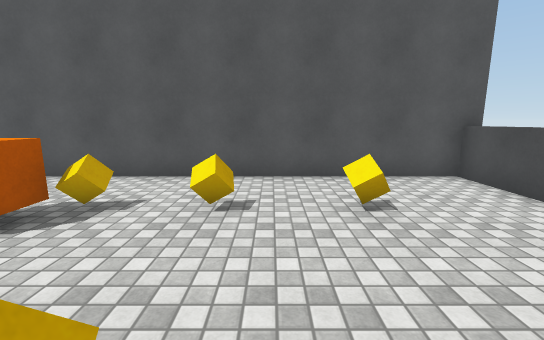
view 1 (above)

19 first-person views from a walk through a 3-D level made in the Unity game engine. The camera is 1.5 m above the floor, tilts 10° down and sees 90° across. Doors are open. The floor is counted in squares, 1 m on a side. Each view is taken from the middle of a square. On the plan, view 1 faces up. The plan holds only what a view shows up to about 14 squares ahead; the rest is blank. The place goes on beyond the plan. The player is left out. Surface patterns are stand-ins for the level's own textures.

view 2
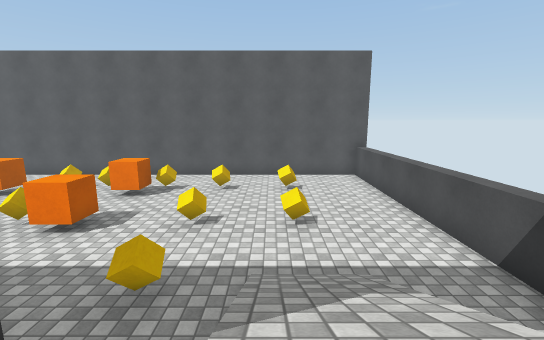

view 3
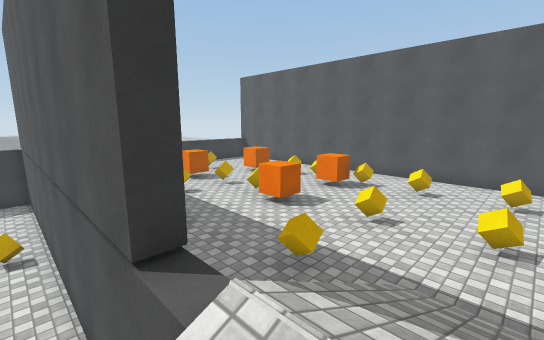

view 4
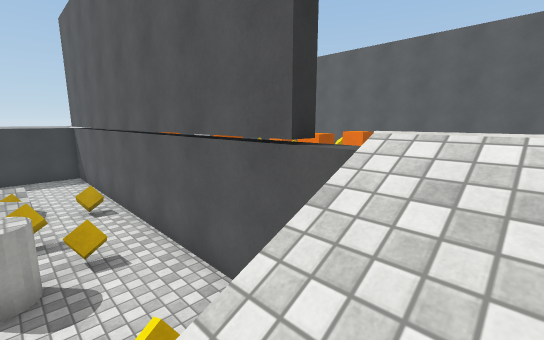

view 5
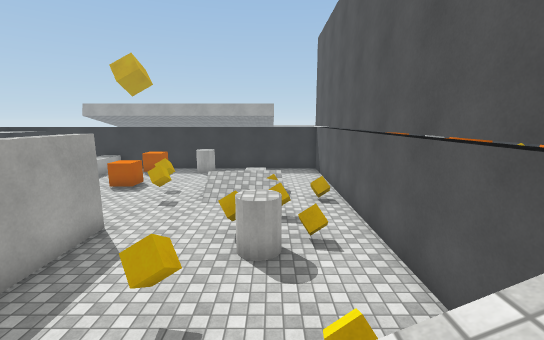

view 6
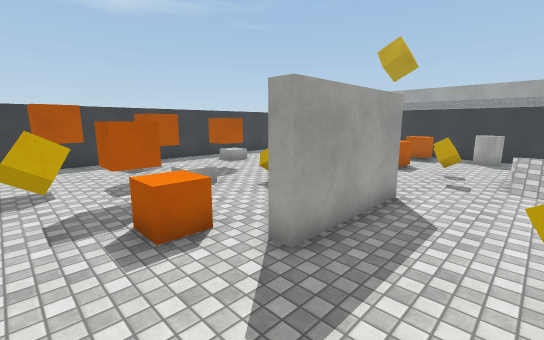

view 7
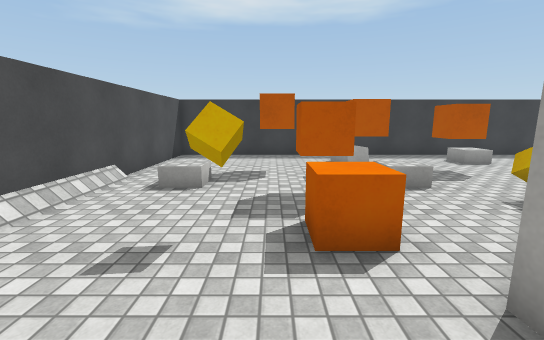

view 8
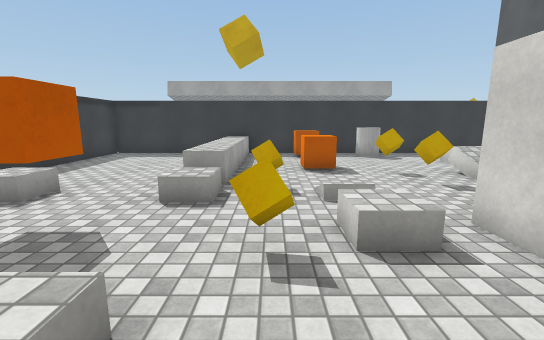

view 9
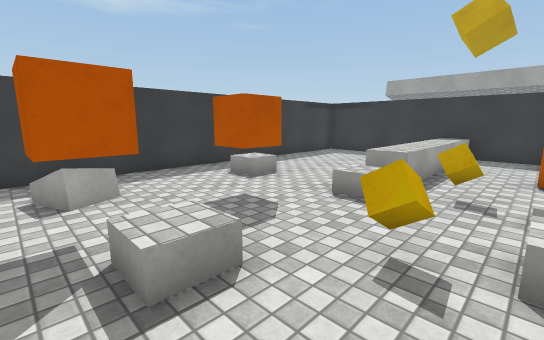

view 10
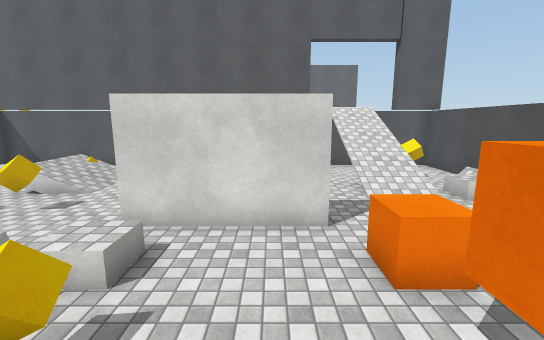

view 11
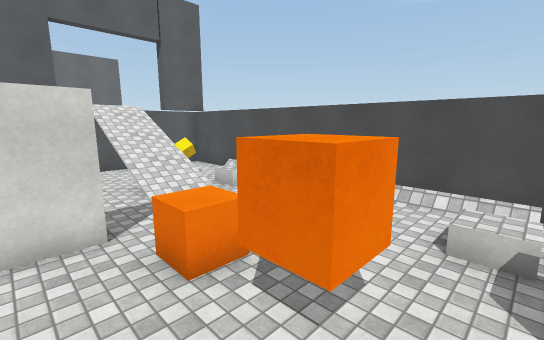

view 12
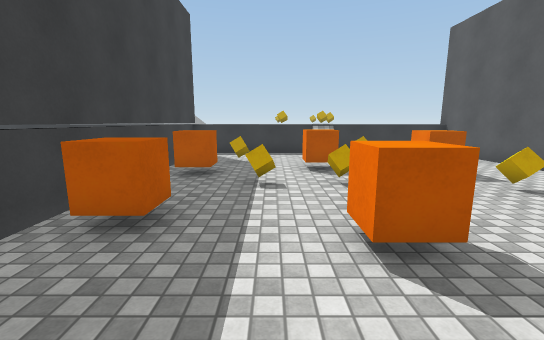

view 13
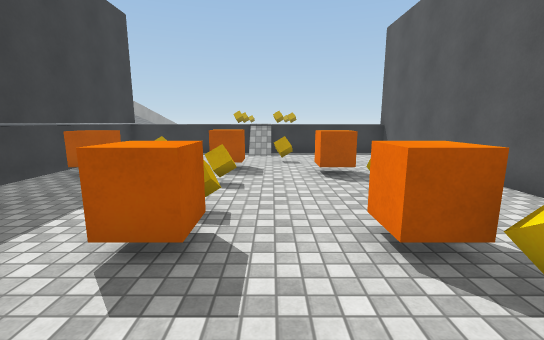

view 14
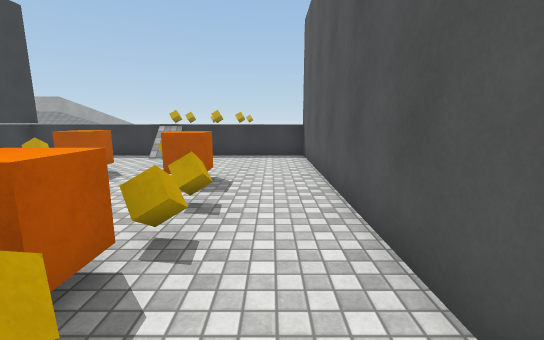

view 15
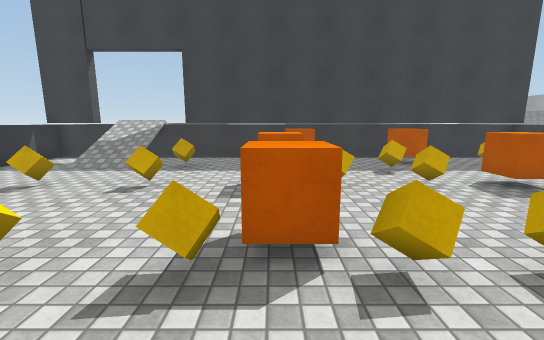

view 16
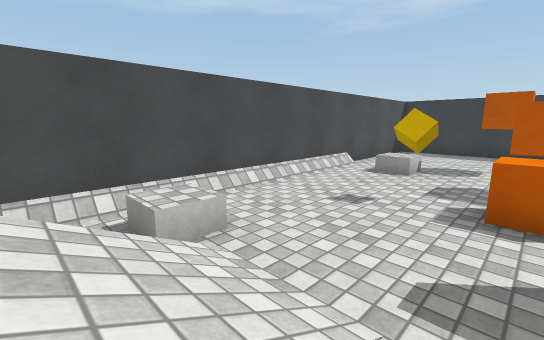

view 17
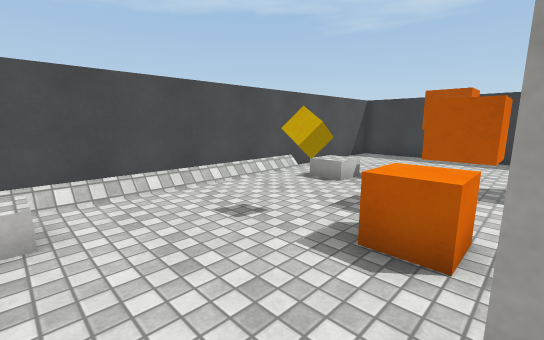

view 18
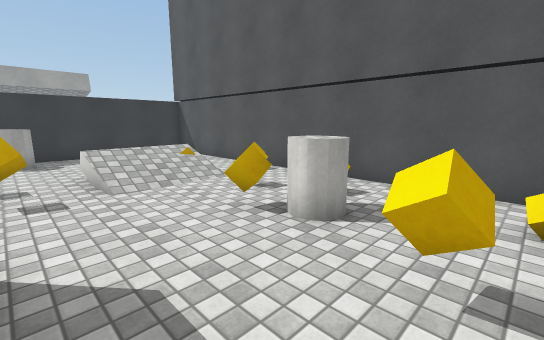

view 19
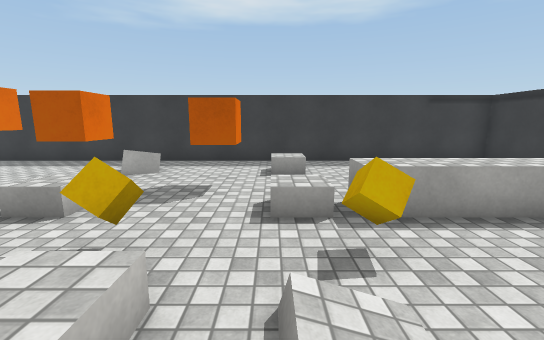

### Floor plan
Key: @ floor where view 1 was taken; # wall or solid block; . main floor; : floor 1 m higher than the main floor; / step, stairs or slope; D open door; = window, fence, low wall or low ledge; ^ raised ledge; v drop or lower ground; O other object.
Columns run from 15 left of view 1 to 6 right of it. Each row starts with its distance up from view 1.
  8 ######################
  7 #=::::::::::::::::::^
  6 #=::::::::::::::::::^
  5  =::::::O:::::O::O::^
  4  =::::O:::OOO:::::::^
  3  =::::O::::O::::::::^
  2  v/:O:::::::::::::::^
  1  //::O:O::OO::O::O::^
  0  =:::O::::OO:::@::::^
 -1  =:::::O::::::::::::^
 -2  =:O::::::::::O://::^
 -3  =::::O:::O:::::///:^
 -4  =::::O:::O::::DDDD:^
 -5 ###############DDDD###
 -6  #.....O........//  #
 -7  #.........O..O.///.#
 -8  #    O/.O.OO...//O.#
 -9  #  O =/...O....//O.#
-10  #....=/.....O..////#
-11  #O...=.........../O#
-12  #O...OO............#
-13  #......../####.....#
-14  #O..O..////...O....#
-15  #O..O..//O/...O.O..#
-16  #......O..O...O....#
-17  ^^^^^^^...../.O....#
-18  ^^^^^^^.O.../....O.#
-19  #  ......OO.OOOO...#
-20  #........OO...OO...#
-21  #.......O..OO......#
-22  # .................#
-23  # .................#
-24  ####################

Positions as (right, up) in squares from view 1, and headings:
1: (0, 0), facing up
2: (1, -6), facing up
3: (2, -6), facing up-left
4: (2, -8), facing up-left
5: (2, -8), facing left
6: (2, -10), facing down-left
7: (1, -11), facing down
8: (-1, -16), facing left
9: (-1, -15), facing down-left
10: (-2, -18), facing up
11: (-2, -18), facing up-right
12: (-1, -1), facing left
13: (-1, 2), facing left
14: (-2, 6), facing left
15: (-4, 7), facing down
16: (0, -9), facing down-right
17: (-1, -11), facing down-right
18: (-1, -12), facing up-left
19: (-6, -13), facing down
